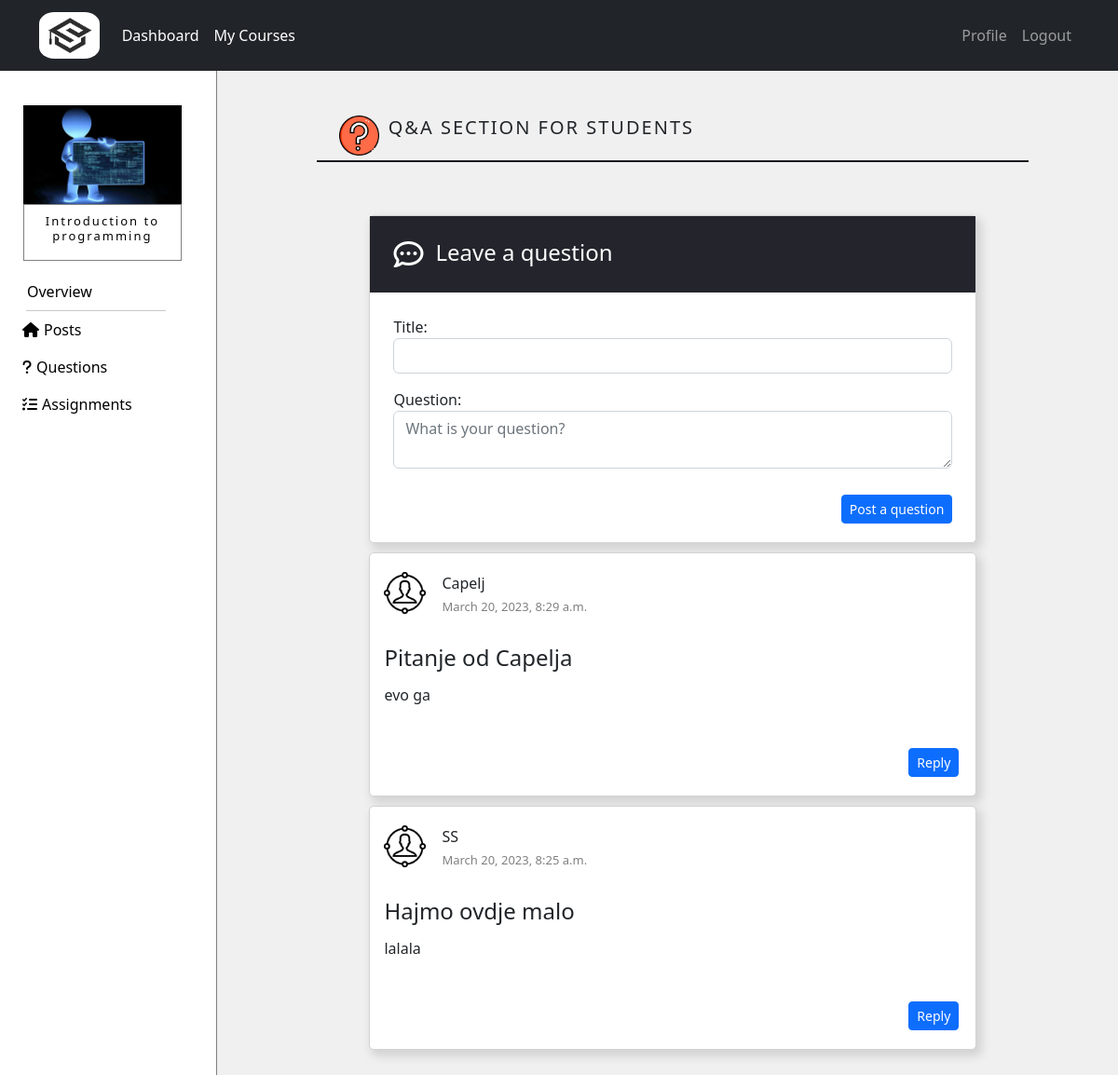
Page /courses/course/6/questions (signed in) on the committed database.
### courses/models.py (models this page shows, shortened)
class Course(models.Model):
    name = models.CharField(max_length=50)
    summary = models.CharField(max_length=500)
    image = models.ImageField(upload_to="courses_images",default="courses_images/default.jpg",blank=True)
    overview = models.TextField(null=True,blank=True)
    max_students = models.IntegerField(default=100)
    student_number = models.IntegerField(default=0)

class Question(models.Model):
    title = models.CharField(max_length=50)
    text = models.CharField(max_length=600)
    created_at = models.DateTimeField(auto_now=True)
    course = models.ForeignKey(Course,related_name='course_question',on_delete=models.CASCADE)
    user = models.ForeignKey(NewUser,related_name='user_question',on_delete=models.CASCADE,null=True, blank=True)
    class Meta:
        ordering = ['-created_at']

class NewUser(AbstractUser):
    is_student = models.BooleanField(default=False)
    is_tutor = models.BooleanField(default=False)

### courses/views.py (the view, shortened to what this page needs)
# urls.py: path('course/<int:course_id>/questions',views.view_questions_tutor,name='view_questions_tutor'),
@login_required
def view_questions_tutor(request,course_id,question_id=None,answer_id=None):
   if is_enrolled(request.user, course_id) is False:
      return HttpResponse('<html><body><h2 style="font-weight: lighter">Your do not have access to view this page!</h2><body></html>')
   course = get_object_or_404(Course,pk=course_id)
   questions = Question.objects.filter(course=course)
   question_form = QuestionForm()
   answer_form = AnswerForm()
   print("msm ovo")
   return render(request,"courses/questions.html",{'course':course,'questions':questions,
                                                      'question_form':question_form,'answer_form':answer_form})

### courses/forms.py
class QuestionForm(forms.ModelForm):
    title = forms.CharField(label='Title:', widget=forms.TextInput(attrs={'class':'form-control'}))
    text = forms.CharField(label='Question:',
                           widget=forms.Textarea(attrs={"rows":2,"cols":60,
                                                        "placeholder":"What is your question?",
                                                        "class":"form-control",
                                                        "id":"id_text1"}))
    class Meta():
        model =  Question
        fields = ['title','text']

class AnswerForm(forms.ModelForm):
    text = forms.CharField(label='Text:', widget=forms.Textarea(attrs={ "rows":5,"cols":60,
                                                                        "class":"form-control",
                                                                        "id":"id_text2"}))
    class Meta():
        model = Answer
        fields = ['text']

### courses/templatetags/tag.py (called while the page is built)
@register.simple_tag
def getAnswers(question):
    answers = Answer.objects.filter(question=question)
    return answers

### courses/views.py (called while the page is built)
def is_enrolled(user, course_id):
   course = get_object_or_404(Course,pk=course_id)
   if user.is_tutor:
      tutor_courses = TutorCourse.objects.filter(course=course,tutor=user.Tutor)
      return tutor_courses.exists()
   else:
      student_courses = StudentCourse.objects.filter(course=course,student=user.Student)
      return student_courses.exists()

### templates/courses/questions.html (shortened to what this page needs)
{% extends 'courses/course.html' %}
{% block courseContent%}
{% load static %}
<div style="margin-left: auto; margin-right: auto; width:75%; margin-top: 5%; position: relative; margin-bottom: 5px;">
  <img class="col-sm-4 col-md-4 col-lg-4" src="{% static 'img/question.png' %}"
       style="width:6%;">
  <div class="col-sm-8 col-md-8 col-lg-8 availableCourses">
    <h5 class="title">Q&A SECTION FOR STUDENTS</h5>
  </div>
</div>
<hr style="width: 80%; margin-left: auto; margin-right: auto; background-color: black;
           opacity: 1; margin-top: 0; margin-bottom: 6%; height: 2px;">
<div id="questions" class="container" style="width: 100%;
height: fit-content; margin-top: 20px; margin-bottom: 20px;">
<div id="addQuestions" class="containerWithBorder" style="min-width: 475px;">
  <div class="row" style="margin-bottom: 5px; height: fit-content;">
    <div class="form-outline w-100" style="position: relative;">
      <div style="background-color: #24242c;">
      <i class="fa-regular fa-comment-dots fa-2x" style="margin: 25px 8px 25px 25px; color: white;"></i>
      <h4 style="display: inline-block; position: absolute; top: 25px; margin-left: 5px; color: white;">Leave a question</h4>
      </div>
        <form action="{% url 'view_questions_tutor' course_id=course.pk %}" method="POST" style="margin: 25px;">
        <p> <label>{{ question_form.title.label_tag }}</label>{{ question_form.title }}</p>
        <div class="form-group">
        <p> <label >{{ question_form.text.label_tag }}</label> <br>  {{ question_form.text }}</p>
        </div>
        <div class="float-end mt-2 pt-1" style="margin-bottom: 15px;">
          <button type="submit" class="btn btn-primary btn-sm" name="question_button">Post a question</button>
        </div>
        </form>
    </div>
  </div>
</div>
{% if questions %}
{% for question in questions %}
<div class="container containerWithBorder" style="padding: 15px; min-width: 475px;">
  <div class="row" style="margin-bottom: 5px; height: fit-content; position: relative;">
    <div style="width: auto; height: fit-content;">
      <img src="{% static 'img/tutor.png' %}" style="height: 45px; display: inline-block; position: relative; top: 5px">
    </div>
    <div style=" height: fit-content; padding: 0;width:auto;display:inline-block">
      <p style="margin: 5px; text-align: left;">{{ question.user.username }}<br>
      <span style="font-size: small; text-align: left; color: gray;">{{ question.created_at }}</span></p>
    </div>
    <div style="text-align: justify; margin-top: 25px; margin-bottom: 5px;">
      <h4>{{ question.title }}</h4>
    </div>
    <div style="height: fit-content;">
      <p class="breakText">{{ question.text }}</p>
    </div>
    <div style="position: relative; width: 100%; height: 50px; margin-top: 10px;">
      <button type="button" id="replyButton{{question.pk}}" data-bs-toggle="modal" data-bs-target="#exampleModalLong{{question.pk}}"
              class="btn btn-primary btn-sm"
              style="width: fit-content; bottom: 0; right: 0; position: absolute; margin: 15px 15px 0px 15px;">
      Reply</button>
    </div>
  </div>
  {% load tag %}
  {% getAnswers question as answers %}
</div>
{% endfor %}
{% else %}
<h2 style="text-align: center;">There are no questions yet!</h2>
{% endif %}
</div>
<div style="height:200px">
</div>
{% endblock %}

### templates/courses/course.html (shortened to what this page needs)
{% extends 'courses/dashboard.html' %}
{% block content_courses %}
{% load static %}
{% if course %}
<div class="row no-gutters">
  <div id="left-gutter" class="col-sm-1 col-md-2 col-lg-2 no-gutters" style="width: 20%; height: 100vh; background-color: white; padding: 0; border-right: 1px solid gray;">
    <div class="card" style="width: 70%; margin-top: 15%;
                             margin-left: auto; margin-right: auto; border: none;">
      <img src="{{course.image.url}}" class="card-img-top" style="border-radius: 0%;" alt="Cover">
        <div class="card-body" style="border: 1px solid gray; padding: 10px 0px 10px 0px;">
          <h4 class="card-title courseDetails courseTitle"
              style="text-align: center; color: black; letter-spacing: 2px; font-weight: lighter;">{{course.name}}</h4>
        </div>
    </div>
    <div class="nav flex-column" style="margin-top: 5%; width: 100%;">
      <div id="miniMeni">
        <a class="nav-link hoverMeni" href="{% url 'overview' course_id=course.pk %}" style="color: black;">
          Overview
        </a>
        <hr id="line">
        {% if user.is_student %}
        <a class="nav-link hoverMeni" href="{% url 'course' course_id=course.pk %}" style="color: black;">
          <i class="fa-solid fa-house" style="margin-right: 5px;"></i>Posts
        </a>
        {% else %}
        <a class="nav-link hoverMeni" href="{% url 'tutor_course' course_id=course.pk %}" style="color: black;">
          <i class="fa-solid fa-house" style="margin-right: 5px;"></i>Posts
        </a>
        {% endif %}
        <a class="nav-link hoverMeni" href="{% url 'view_questions_tutor' course_id=course.pk %}" style="color: black;">
          <i class="fa-solid fa-question" style="margin-right: 5px;"></i>Questions
        </a>
        <a class="nav-link hoverMeni" href="{% url 'assignment_overview' course_id=course.pk %}" style="color: black;">
          <i class="fa-solid fa-list-check" style="margin-right: 5px;"></i>Assignments
        </a>
      </div>
    </div>
  </div>
  <div id="right-gutter" class="col-sm-11 col-md-10 col-lg-10 no-gutters">
    {% block courseContent%}{% endblock %}
  </div>
</div>
{% endif %}
{% endblock %}

### static/css/style.css (style rules this page uses)
html { scroll-behavior: smooth; }
*, *:before, *:after { box-sizing: border-box; }
body { margin: 0; padding: 0; }

### static/css/login.css (style rules this page uses)
.availableCourses { position:absolute; bottom: 10px; display: inline-block; }
.title { margin-left: 2%; letter-spacing: 2px; }
.courseDetails { opacity: 0.99; color: white; }
.breakText { word-wrap: break-word; text-align: justify; padding: 0; }
.containerWithBorder { margin-left: auto; margin-right: auto; width: 70%; border: 1px solid lightgray; margin-bottom: 10px; border-radius: 5px; box-shadow: 4px 5px 10px 2px lightgray; background-color: white; }

### templates/courses/course.html (style rules this page uses)
@media screen and (min-width: 1000px) { body { overflow-x: hidden; overflow-y: hidden; } }
#miniMeni { margin-left: 50px; }
#line { width: 200px; margin-left: 10px; margin-right: auto; margin-top: 0px; margin-bottom: 0px; }
#right-gutter { width: 80%; height: 100vh; overflow: scroll; }
@media screen and (min-width: 900px) and (max-width: 1400px) { #miniMeni { margin-left: 20px; } }
@media screen and (min-width: 900px) and (max-width: 1400px) { #line { width: 150px; margin-left: 20px; } }
@media screen and (min-width: 900px) and (max-width: 1400px) { .courseTitle { font-size: small; } }

### rows in the picture
Course: image (picture), name "Introduction to programming"
Question: user.username "Capelj", created_at "March 20, 2023, 8:29 a.m.", title "Pitanje od Capelja", text "evo ga"
Question: user.username "SS", created_at "March 20, 2023, 8:25 a.m.", title "Hajmo ovdje malo", text "lalala"

### other values in the picture
{{ question_form.title.label_tag }} "Title:"
{{ question_form.text.label_tag }} "Question:"
